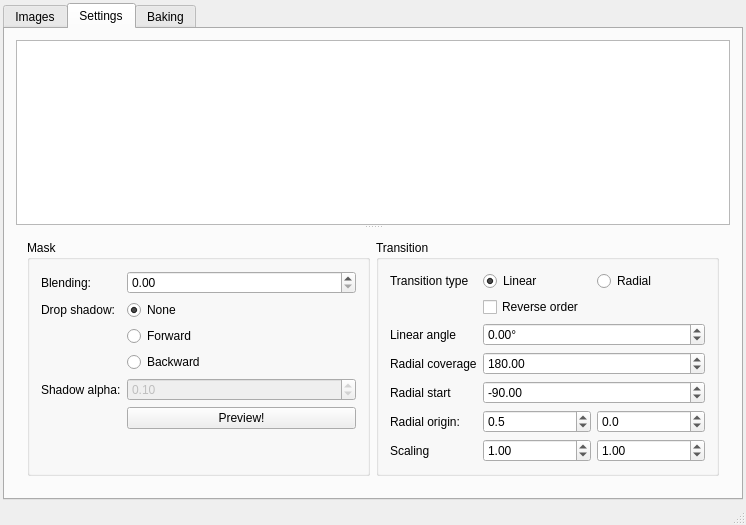
<?xml version="1.0" encoding="UTF-8"?>
<ui version="4.0">
 <class>MainWindow</class>
 <widget class="QMainWindow" name="MainWindow">
  <property name="geometry">
   <rect>
    <x>0</x>
    <y>0</y>
    <width>746</width>
    <height>525</height>
   </rect>
  </property>
  <property name="windowTitle">
   <string>Time Slicer</string>
  </property>
  <widget class="QWidget" name="centralWidget">
   <layout class="QVBoxLayout" name="verticalLayout">
    <property name="leftMargin">
     <number>3</number>
    </property>
    <property name="topMargin">
     <number>3</number>
    </property>
    <property name="rightMargin">
     <number>3</number>
    </property>
    <property name="bottomMargin">
     <number>3</number>
    </property>
    <item>
     <widget class="QTabWidget" name="tabWidget">
      <property name="currentIndex">
       <number>1</number>
      </property>
      <widget class="QWidget" name="images_tab">
       <attribute name="title">
        <string>Images</string>
       </attribute>
       <layout class="QVBoxLayout" name="verticalLayout_2">
        <item>
         <widget class="QListView" name="file_list"/>
        </item>
        <item>
         <layout class="QHBoxLayout" name="horizontalLayout">
          <item>
           <widget class="QPushButton" name="add_files_btn">
            <property name="text">
             <string>Add files</string>
            </property>
           </widget>
          </item>
          <item>
           <widget class="QPushButton" name="add_folder_btn">
            <property name="text">
             <string>Add Folder</string>
            </property>
           </widget>
          </item>
          <item>
           <spacer name="horizontalSpacer">
            <property name="orientation">
             <enum>Qt::Horizontal</enum>
            </property>
            <property name="sizeHint" stdset="0">
             <size>
              <width>40</width>
              <height>20</height>
             </size>
            </property>
           </spacer>
          </item>
          <item>
           <widget class="QPushButton" name="load_project_btn">
            <property name="text">
             <string>Load project</string>
            </property>
           </widget>
          </item>
          <item>
           <widget class="QPushButton" name="save_project_btn">
            <property name="text">
             <string>Save project</string>
            </property>
           </widget>
          </item>
         </layout>
        </item>
       </layout>
      </widget>
      <widget class="QWidget" name="tab_2">
       <attribute name="title">
        <string>Settings</string>
       </attribute>
       <layout class="QHBoxLayout" name="horizontalLayout_3">
        <item>
         <widget class="QSplitter" name="splitter">
          <property name="orientation">
           <enum>Qt::Vertical</enum>
          </property>
          <widget class="QGraphicsView" name="preview"/>
          <widget class="QWidget" name="horizontalLayoutWidget_2">
           <layout class="QHBoxLayout" name="horizontalLayout_2">
            <property name="sizeConstraint">
             <enum>QLayout::SetMinimumSize</enum>
            </property>
            <item>
             <widget class="QGroupBox" name="groupBox">
              <property name="title">
               <string>Mask</string>
              </property>
              <layout class="QFormLayout" name="formLayout_2">
               <property name="fieldGrowthPolicy">
                <enum>QFormLayout::AllNonFixedFieldsGrow</enum>
               </property>
               <item row="0" column="0">
                <widget class="QLabel" name="label_6">
                 <property name="text">
                  <string>Blending:</string>
                 </property>
                </widget>
               </item>
               <item row="0" column="1">
                <widget class="QDoubleSpinBox" name="blending">
                 <property name="toolTip">
                  <string>&lt;html&gt;&lt;head/&gt;&lt;body&gt;&lt;p&gt;&lt;span style=&quot; font-weight:600;&quot;&gt;Mask blending factor&lt;/span&gt;&lt;/p&gt;&lt;p&gt;0 = No-blending aka masks have soft edges&lt;/p&gt;&lt;p&gt;1 = Real soft blending&lt;/p&gt;&lt;/body&gt;&lt;/html&gt;</string>
                 </property>
                 <property name="decimals">
                  <number>2</number>
                 </property>
                 <property name="maximum">
                  <double>1.000000000000000</double>
                 </property>
                 <property name="singleStep">
                  <double>0.010000000000000</double>
                 </property>
                </widget>
               </item>
               <item row="4" column="1">
                <widget class="QRadioButton" name="radioButton_4">
                 <property name="text">
                  <string>Forward</string>
                 </property>
                </widget>
               </item>
               <item row="5" column="1">
                <widget class="QRadioButton" name="radioButton_5">
                 <property name="text">
                  <string>Backward</string>
                 </property>
                </widget>
               </item>
               <item row="7" column="0">
                <widget class="QLabel" name="label_5">
                 <property name="text">
                  <string>Shadow alpha:</string>
                 </property>
                </widget>
               </item>
               <item row="7" column="1">
                <widget class="QDoubleSpinBox" name="doubleSpinBox_4">
                 <property name="enabled">
                  <bool>false</bool>
                 </property>
                 <property name="minimum">
                  <double>0.000000000000000</double>
                 </property>
                 <property name="maximum">
                  <double>1.000000000000000</double>
                 </property>
                 <property name="singleStep">
                  <double>0.020000000000000</double>
                 </property>
                 <property name="value">
                  <double>0.100000000000000</double>
                 </property>
                </widget>
               </item>
               <item row="3" column="1">
                <widget class="QRadioButton" name="radioButton_3">
                 <property name="text">
                  <string>None</string>
                 </property>
                 <property name="checked">
                  <bool>true</bool>
                 </property>
                </widget>
               </item>
               <item row="3" column="0">
                <widget class="QLabel" name="label_4">
                 <property name="text">
                  <string>Drop shadow:</string>
                 </property>
                </widget>
               </item>
               <item row="8" column="1">
                <widget class="QPushButton" name="pushButton">
                 <property name="text">
                  <string>Preview!</string>
                 </property>
                </widget>
               </item>
              </layout>
             </widget>
            </item>
            <item>
             <widget class="QGroupBox" name="groupBox_2">
              <property name="title">
               <string>Transition</string>
              </property>
              <layout class="QFormLayout" name="formLayout_3">
               <property name="fieldGrowthPolicy">
                <enum>QFormLayout::AllNonFixedFieldsGrow</enum>
               </property>
               <item row="0" column="0">
                <widget class="QLabel" name="label_3">
                 <property name="text">
                  <string>Transition type</string>
                 </property>
                </widget>
               </item>
               <item row="0" column="1">
                <layout class="QHBoxLayout" name="horizontalLayout_4">
                 <item>
                  <widget class="QRadioButton" name="linear_button">
                   <property name="text">
                    <string>Linear</string>
                   </property>
                   <property name="checked">
                    <bool>true</bool>
                   </property>
                  </widget>
                 </item>
                 <item>
                  <widget class="QRadioButton" name="radial_button">
                   <property name="enabled">
                    <bool>true</bool>
                   </property>
                   <property name="text">
                    <string>Radial</string>
                   </property>
                  </widget>
                 </item>
                </layout>
               </item>
               <item row="1" column="1">
                <widget class="QCheckBox" name="reverse_order">
                 <property name="toolTip">
                  <string>&lt;html&gt;&lt;head/&gt;&lt;body&gt;&lt;p&gt;Reverse order of images&lt;/p&gt;&lt;/body&gt;&lt;/html&gt;</string>
                 </property>
                 <property name="text">
                  <string>Reverse order</string>
                 </property>
                </widget>
               </item>
               <item row="3" column="0">
                <widget class="QLabel" name="label_2">
                 <property name="text">
                  <string>Linear angle</string>
                 </property>
                </widget>
               </item>
               <item row="3" column="1">
                <widget class="QDoubleSpinBox" name="linear_angle">
                 <property name="toolTip">
                  <string>&lt;html&gt;&lt;head/&gt;&lt;body&gt;&lt;p&gt;&lt;span style=&quot; font-weight:600;&quot;&gt;Slice angle: &lt;/span&gt;(Linear transition)&lt;/p&gt;&lt;p&gt;0° = Horizontal slicing&lt;/p&gt;&lt;p&gt;90° = Vertical slicing&lt;/p&gt;&lt;/body&gt;&lt;/html&gt;</string>
                 </property>
                 <property name="suffix">
                  <string>°</string>
                 </property>
                 <property name="minimum">
                  <double>-90.000000000000000</double>
                 </property>
                 <property name="maximum">
                  <double>90.000000000000000</double>
                 </property>
                </widget>
               </item>
               <item row="7" column="0">
                <widget class="QLabel" name="label_8">
                 <property name="text">
                  <string>Radial origin:</string>
                 </property>
                </widget>
               </item>
               <item row="7" column="1">
                <layout class="QHBoxLayout" name="horizontalLayout_6">
                 <item>
                  <widget class="QDoubleSpinBox" name="origin_x">
                   <property name="toolTip">
                    <string>&lt;html&gt;&lt;head/&gt;&lt;body&gt;&lt;p&gt;&lt;span style=&quot; font-weight:600;&quot;&gt;Origin&lt;/span&gt; for radial transition&lt;/p&gt;&lt;p&gt;X and Y coordinates of center of the rotation&lt;/p&gt;&lt;/body&gt;&lt;/html&gt;</string>
                   </property>
                   <property name="decimals">
                    <number>1</number>
                   </property>
                   <property name="minimum">
                    <double>-1.000000000000000</double>
                   </property>
                   <property name="maximum">
                    <double>2.000000000000000</double>
                   </property>
                   <property name="singleStep">
                    <double>0.010000000000000</double>
                   </property>
                   <property name="value">
                    <double>0.500000000000000</double>
                   </property>
                  </widget>
                 </item>
                 <item>
                  <widget class="QDoubleSpinBox" name="origin_y">
                   <property name="decimals">
                    <number>1</number>
                   </property>
                   <property name="minimum">
                    <double>-1.000000000000000</double>
                   </property>
                   <property name="maximum">
                    <double>2.000000000000000</double>
                   </property>
                   <property name="singleStep">
                    <double>0.010000000000000</double>
                   </property>
                  </widget>
                 </item>
                </layout>
               </item>
               <item row="8" column="0">
                <widget class="QLabel" name="label_10">
                 <property name="text">
                  <string>Scaling</string>
                 </property>
                </widget>
               </item>
               <item row="8" column="1">
                <layout class="QHBoxLayout" name="horizontalLayout_7">
                 <item>
                  <widget class="QDoubleSpinBox" name="scale_x">
                   <property name="minimum">
                    <double>0.100000000000000</double>
                   </property>
                   <property name="maximum">
                    <double>6.000000000000000</double>
                   </property>
                   <property name="value">
                    <double>1.000000000000000</double>
                   </property>
                  </widget>
                 </item>
                 <item>
                  <widget class="QDoubleSpinBox" name="scale_y">
                   <property name="minimum">
                    <double>0.100000000000000</double>
                   </property>
                   <property name="maximum">
                    <double>7.000000000000000</double>
                   </property>
                   <property name="singleStep">
                    <double>0.100000000000000</double>
                   </property>
                   <property name="value">
                    <double>1.000000000000000</double>
                   </property>
                  </widget>
                 </item>
                </layout>
               </item>
               <item row="5" column="0">
                <widget class="QLabel" name="label_11">
                 <property name="text">
                  <string>Radial coverage</string>
                 </property>
                </widget>
               </item>
               <item row="6" column="0">
                <widget class="QLabel" name="label_12">
                 <property name="text">
                  <string>Radial start</string>
                 </property>
                </widget>
               </item>
               <item row="5" column="1">
                <widget class="QDoubleSpinBox" name="radial_coverage">
                 <property name="maximum">
                  <double>360.000000000000000</double>
                 </property>
                 <property name="singleStep">
                  <double>0.100000000000000</double>
                 </property>
                 <property name="value">
                  <double>180.000000000000000</double>
                 </property>
                </widget>
               </item>
               <item row="6" column="1">
                <widget class="QDoubleSpinBox" name="radial_start">
                 <property name="minimum">
                  <double>-180.000000000000000</double>
                 </property>
                 <property name="maximum">
                  <double>180.000000000000000</double>
                 </property>
                 <property name="singleStep">
                  <double>0.100000000000000</double>
                 </property>
                 <property name="value">
                  <double>-90.000000000000000</double>
                 </property>
                </widget>
               </item>
              </layout>
             </widget>
            </item>
           </layout>
          </widget>
         </widget>
        </item>
       </layout>
      </widget>
      <widget class="QWidget" name="tab">
       <attribute name="title">
        <string>Baking</string>
       </attribute>
       <layout class="QVBoxLayout" name="verticalLayout_3">
        <item>
         <layout class="QFormLayout" name="formLayout">
          <property name="fieldGrowthPolicy">
           <enum>QFormLayout::AllNonFixedFieldsGrow</enum>
          </property>
          <item row="1" column="0">
           <widget class="QLabel" name="label">
            <property name="text">
             <string>Output folder</string>
            </property>
           </widget>
          </item>
          <item row="4" column="1">
           <widget class="QCheckBox" name="checkBox_2">
            <property name="text">
             <string>Output intermediate masked slices</string>
            </property>
           </widget>
          </item>
          <item row="1" column="1">
           <widget class="QLineEdit" name="lineEdit"/>
          </item>
          <item row="2" column="1">
           <widget class="QComboBox" name="comboBox">
            <property name="enabled">
             <bool>false</bool>
            </property>
            <item>
             <property name="text">
              <string>JPEG</string>
             </property>
            </item>
            <item>
             <property name="text">
              <string>TIFF</string>
             </property>
            </item>
           </widget>
          </item>
          <item row="2" column="0">
           <widget class="QLabel" name="label_9">
            <property name="text">
             <string>Output type</string>
            </property>
           </widget>
          </item>
          <item row="3" column="0">
           <widget class="QLabel" name="label_7">
            <property name="text">
             <string>Quality</string>
            </property>
           </widget>
          </item>
          <item row="3" column="1">
           <widget class="QSpinBox" name="quality">
            <property name="suffix">
             <string> %</string>
            </property>
            <property name="prefix">
             <string/>
            </property>
            <property name="maximum">
             <number>100</number>
            </property>
            <property name="value">
             <number>90</number>
            </property>
            <property name="displayIntegerBase">
             <number>10</number>
            </property>
           </widget>
          </item>
         </layout>
        </item>
        <item>
         <layout class="QHBoxLayout" name="horizontalLayout_5">
          <item>
           <spacer name="horizontalSpacer_2">
            <property name="orientation">
             <enum>Qt::Horizontal</enum>
            </property>
            <property name="sizeHint" stdset="0">
             <size>
              <width>40</width>
              <height>20</height>
             </size>
            </property>
           </spacer>
          </item>
          <item>
           <widget class="QPushButton" name="run_button">
            <property name="minimumSize">
             <size>
              <width>90</width>
              <height>40</height>
             </size>
            </property>
            <property name="font">
             <font>
              <pointsize>12</pointsize>
             </font>
            </property>
            <property name="text">
             <string>Slice it!</string>
            </property>
           </widget>
          </item>
          <item>
           <spacer name="horizontalSpacer_3">
            <property name="orientation">
             <enum>Qt::Horizontal</enum>
            </property>
            <property name="sizeHint" stdset="0">
             <size>
              <width>40</width>
              <height>20</height>
             </size>
            </property>
           </spacer>
          </item>
         </layout>
        </item>
        <item>
         <spacer name="verticalSpacer_2">
          <property name="orientation">
           <enum>Qt::Vertical</enum>
          </property>
          <property name="sizeHint" stdset="0">
           <size>
            <width>20</width>
            <height>40</height>
           </size>
          </property>
         </spacer>
        </item>
        <item>
         <widget class="QLabel" name="processor_info">
          <property name="font">
           <font>
            <pointsize>12</pointsize>
           </font>
          </property>
          <property name="text">
           <string>Ready to slice!</string>
          </property>
          <property name="alignment">
           <set>Qt::AlignCenter</set>
          </property>
         </widget>
        </item>
        <item>
         <widget class="QProgressBar" name="progressBar">
          <property name="value">
           <number>0</number>
          </property>
          <property name="textVisible">
           <bool>false</bool>
          </property>
         </widget>
        </item>
        <item>
         <spacer name="verticalSpacer">
          <property name="orientation">
           <enum>Qt::Vertical</enum>
          </property>
          <property name="sizeHint" stdset="0">
           <size>
            <width>20</width>
            <height>40</height>
           </size>
          </property>
         </spacer>
        </item>
       </layout>
      </widget>
     </widget>
    </item>
   </layout>
  </widget>
  <widget class="QStatusBar" name="statusBar"/>
 </widget>
 <layoutdefault spacing="6" margin="11"/>
 <resources/>
 <connections/>
</ui>
